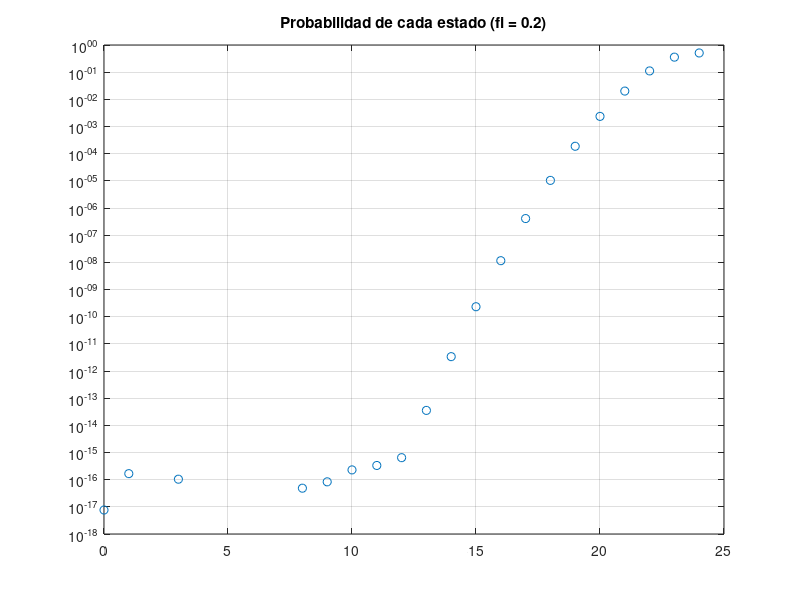

Recreate this plot in MATLAB.
%% EXERCISE 1 

% 0 TO M Users in Backlog
% Group 2 parameters
% M=24, 	Number of states.
% sigma=0.3,	Probability of transmit in thinking state. 
% fi=0.2,0.1    Probability of transmit in Backlog state.

clear all
close all
M = 24; %

sig = 0.3; %Prob Transmitir en Thinking; sigma
fi = 0.1; %Prob Transmitir en Back; phi 

pij = zeros(M+2,M+1); %Inicializar Matriz Prob Transisicion. formada por: filas - sistema de M+2 ecuaciones,  columnas - M+1 estados.
pij(M+2,:)=1;


%probk =  Matrix donde Probk(i,j) = prob de ir del estado i al j.
for (i=0:M)% ciclo filas  
    for (j=0:M) %ciclo columnas
        if (j<i-1)
            pij(j+1,i+1)=0; %Arrays en matlab indexados desde 1,2,... probk(1,1)=primer elemento. por eso j+1,i+1   
            	
        elseif (j==i-1)
            pij(j+1,i+1)=(i*fi)*((1-fi)^(i-1))*((1-sig)^(M-i)); %i*fi o fi.
            pij(j+1,i+1)=pij(j+1,i+1)*(-1);
        elseif (j==i)
            pij(j+1,i+1)=((1-(i*fi)*((1-fi)^(i-1)))*((1-sig)^(M-i)))+(((M-i)*sig*(1-sig)^(M-i-1))*((1-fi)^i));
            pij(j+1,i+1)=(1-pij(j+1,i+1));
        elseif (j==i+1)
            pij(j+1,i+1)=(((M-i)*sig*(1-sig)^(M-i-1)))*(1-(1-fi)^i);
            pij(j+1,i+1)=pij(j+1,i+1)*(-1);
        elseif (j>i+1)
            pij(j+1,i+1)=(nchoosek(M-i,j-i))*(sig^(j-i))*(1-sig)^(M-j);
            pij(j+1,i+1)=pij(j+1,i+1)*(-1);
        end
    end
end

prob_states=zeros(M+2,1); %Inicializo las probabilidades de cada Estado
prob_states(M+2,1)=1;% Suma Prob Igual a 1
x=linsolve(pij,prob_states); % x = Probabilidades de cada Estado

Pe=zeros(M+1,1); %Probabilidad de Exito en cada Estado
for i=0:M
    Pe(i+1)=(1-fi)^(i)*(M-i)*sig*(1-sig)^(M-i-1)+i*fi*(1-fi)^(i-1)*(1-sig)^(M-i);
end

S=(sum(Pe.*x)); %Throughtput
D=1-(1/sig)+(M/S); %Retardo

%%%%%%%%%GRAFICA PARTE 1%%%%%%%%

 
  
 
 %%%%%%%%%GRAFICA
 
figure(1)
t=0:M;
stm = stem(t,x)
title('Probabilidad de cada estado (fi = 0.2)');
grid on
set(gca, 'YScale', 'log')
sum_probs = sum(x)

